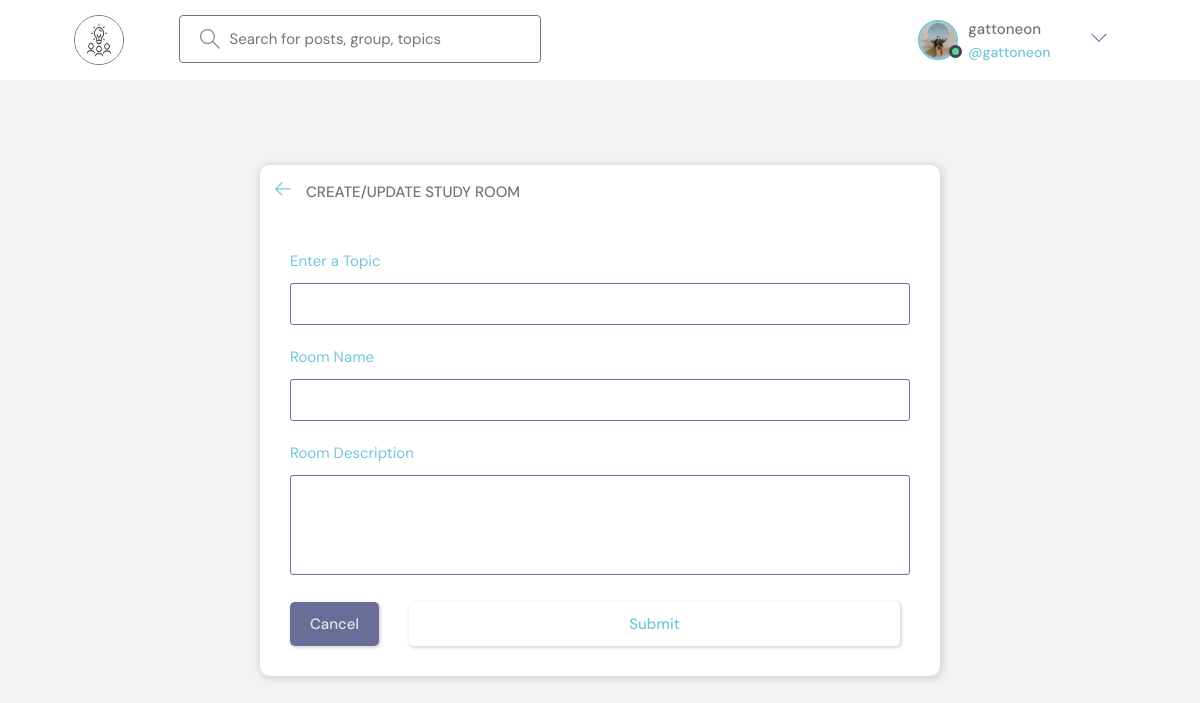
The page /create-room/ (signed in) on the database its author committed.
### base/models.py (models this page shows)
class NewUser(AbstractUser):
    name = models.CharField(max_length=200, null=True)
    email = models.EmailField(unique=True, null=True)
    bio = models.TextField(null=True)
    avatar = models.ImageField(null=True, default="avatar.svg")
    USERNAME_FIELD = "email"
    REQUIRED_FIELDS = ["username"]

### base/views.py (the view, shortened to what this page needs)
# urls.py: path("create-room/", createRoom, name="create-room"),
@login_required(login_url="login")
def createRoom(request):
    form = RoomForm()
    topics = Topic.objects.all()
    context = {"form": form, "topics": topics}
    return render(request, "base/room_form.html", context)

### base/forms.py
class RoomForm(ModelForm):
    class Meta:
        model = Room
        fields = "__all__"
        exclude = ["host", "participants"]

### base/templates/base/room_form.html (shortened to what this page needs)
{% extends 'main.html' %}
{% block content %}
<main class="create-room layout">
  <div class="container">
    <div class="layout__box">
      <div class="layout__boxHeader">
        <div class="layout__boxTitle">
          <a href="{{request.META.HTTP_REFERER}}">
            <svg version="1.1" xmlns="http://www.w3.org/2000/svg" width="32" height="32" viewBox="0 0 32 32">
              <title>arrow-left</title>
              <path
                d="M13.723 2.286l-13.723 13.714 13.719 13.714 1.616-1.611-10.96-10.96h27.625v-2.286h-27.625l10.965-10.965-1.616-1.607z">
              </path>
            </svg>
          </a>
          <h3>Create/Update Study Room</h3>
        </div>
      </div>
      <div class="layout__body">
        <form class="form" action="" method="POST">
          <div class="form__group">
            <label for="room_topic">Enter a Topic</label>
            <input required type="text" value="{{room.topic.name}}" name="topic" list="topic-list" />
          </div>
          <div class="form__group">
            <label for="room_name">Room Name</label>
            {{form.name}}
          </div>
          <div class="form__group">
            <label for="room_description">Room Description</label>
            {{form.description}}
          </div>
          <div class="form__action">
            <a class="btn btn--dark" href="{{request.META.HTTP_REFERER}}">Cancel</a>
            <button class="btn btn--main" type="submit">Submit</button>
          </div>
        </form>
      </div>
    </div>
  </div>
</main>
{% endblock content %}

### templates/main.html (shortened to what this page needs)
<!DOCTYPE html>
{% load static %}
<html lang="en">
<head>
    <link rel="stylesheet" href="{% static 'styles/main.css' %}" />
    <link rel="stylesheet" href="{% static 'styles/header.css' %}" />
</head>
<body>
    <nav class="header-nav">
        <header class="header header--loggedIn">
            <div class="container">
                <a href="{% url 'home' %}" class="header__logo">
                    <img src="{% static 'images/logo.jpg' %}" />
                </a>
                <form class="header__search" method="GET" action="{% url 'home' %}">
                    <label>
                        <input name="q" placeholder="Search for posts, group, topics" />
                    </label>
                </form>
                <nav class="header__menu">
                    {% if request.user.is_authenticated %}
                    <div class="header__user">
                        <a href="">
                            <div class="avatar avatar--medium active">
                                <img src="{{request.user.avatar.url}}" />
                            </div>
                            <p>{{request.user.username}} <span>@{{request.user.username}}</span></p>
                        </a>
                        <button class="dropdown-button">
                            <svg version="1.1" xmlns="http://www.w3.org/2000/svg" width="32" height="32" viewBox="0 0 32 32">
                                <title>user info</title>
                                <path d="M16 21l-13-13h-3l16 16 16-16h-3l-13 13z"></path>
                            </svg>
                        </button>
                    </div>
                    {% endif %}
                </nav>
            </div>
        </header>
        </nav>
    {% block content %}
    {% endblock %}
</body>

### static/styles/header.css (style rules this page uses)
.header { padding: 1.5rem; background-color: white; }
.header > .container { display: flex; gap: 5.5rem; }
.header__logo, .header__user { display: flex; gap: 2rem; align-items: center; }
.avatar { margin-right: 10px; }
.header__logo > img { height: 5rem; width: 5rem; border-radius: 50%; border: 1px solid #757575; }
.header__search > label { background-color: transparent; padding: 1.3rem 1rem; display: flex; align-items: center; gap: 1rem; border-radius: 4px; border: 1px solid #757575; }
.header__search svg { fill: var(--color-gray); width: 2rem; height: 2rem; margin-left: 1rem; }
.header__search input { width: 30rem; background: transparent; border: none; outline: none; color: #757575; }
.header__menu { margin-left: auto; position: relative; display: flex; }
.nav-button, button { margin-right: 10px; padding: 5px 10px; }
.header__menu a { display: flex; align-items: center; font-weight: 500; text-decoration: none; color: #757575; margin-right: 10px; }
.header__menu img { height: 3.6rem; }
.header__menu span { color: var(--color-main); font-weight: 500; font-size: 1.4rem; display: block; }
.header__menu svg { width: 1.6rem; height: 1.6rem; fill: var(--color-dark-light); }
.dropdown-button { background: transparent; border: 0; outline: 0; cursor: pointer; }
.layout { margin-top: 2.4rem; }
.layout > .container { display: flex; justify-content: space-between; align-items: flex-start; }
.layout__box { width: 90%; max-width: 48rem; min-height: 40rem; position: absolute; top: 50%; left: 50%; transform: translate(-50%, -46%); background-color: white; border-radius: 1rem; box-shadow: 1px 1px 6px 3px rgba(0, 0, 0, 0.1); overflow: hidden; }
.layout__boxHeader { display: flex; padding: 1.5rem; background-color: white; }
.layout__boxTitle { display: flex; gap: 1.5rem; align-items: center; }
.layout__boxTitle h3 { text-transform: uppercase; font-weight: 500; color: #757575; }
.layout__boxTitle svg { width: 1.6rem; height: 1.6rem; fill: var(--color-main); }
.layout__body { margin: 3rem; }

### rows shown on the page
NewUser: user.avatar (picture), user.username "gattoneon"
